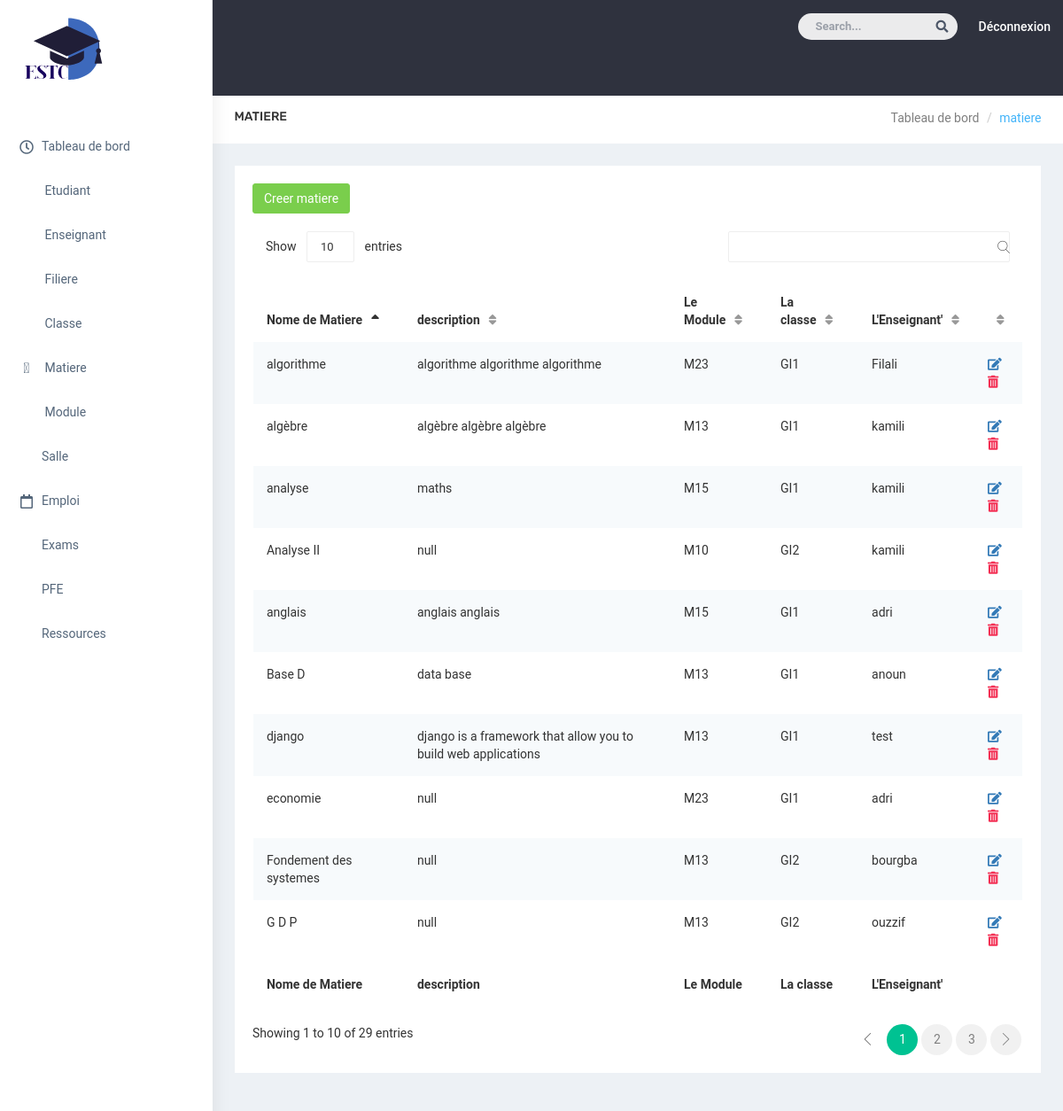
The page /useradmin/matiere/ on the database its author committed.
### gestioncours/models.py (models this page shows, shortened)
class Matiere(models.Model):
   nom_matiere = models.TextField(default="null")
   description =  models.TextField(default="null")
   module= models.ForeignKey(Module, on_delete=models.CASCADE)
   enseignant=models.ForeignKey(Enseignant, on_delete=models.CASCADE,blank="true")
   classe = models.ForeignKey(Classe, on_delete=models.CASCADE,blank='true', null=True)

class Module(models.Model):
    nom_module= models.TextField()
    porcentage = models.IntegerField()
    classe = models.ForeignKey(Classe , on_delete=models.CASCADE)
    def __str__(self):
        return self.nom_module

class Classe(models.Model):
  nom_class= models.TextField()
  delegue = models.TextField()
  filiere=models.ForeignKey(Filiere,on_delete=models.CASCADE)
  def __str__(self):
        return self.nom_class

class Enseignant(models.Model):
    user = models.OneToOneField(User, null=True ,on_delete = models.CASCADE)
    nom = models.CharField(max_length=60,default="null")
    prenom = models.CharField(max_length=60,default="null")
    cin = models.CharField(max_length=10,default="null")
    tel = models.IntegerField(default=0)
    email = models.CharField(max_length=25,default="null")
    grade = models.TextField(default="null")
    address_pro = models.TextField(default='null')
    filiere= models.ForeignKey(Filiere, on_delete=models.CASCADE,blank="true")
    def __str__(self):
        return self.nom

### gestioncours/views.py (the view)
# urls.py: path('useradmin/matiere/', views.matiere, name="matiere"),
def matiere(request):
    matiere = Matiere.objects.all()
    return render(request,'matiere.html',{'matiere' : matiere})

### templates/matiere.html (shortened to what this page needs)
{% extends 'admin-template.html'%}
{% block content%}
            <div id="page-wrapper">
                <div class="container-fluid">
                    <div class="row bg-title">
                        <div class="col-lg-3 col-md-4 col-sm-4 col-xs-12">
                            <h4 class="page-title">matiere</h4>
                        </div>
                        <div class="col-lg-9 col-sm-8 col-md-8 col-xs-12">
                            <ol class="breadcrumb">
                                <li><a href="#">Tableau de bord</a></li>
                                <li class="active">matiere</li>
                            </ol>
                        </div>
                    </div>
       <div class="row">
         <div class="col-lg-12 col-md-12 col-sm-12 col-xs-12">
                        <div class="data-table-list">
                          <div class="basic-tb-hd">
                          <a href="{% url 'create_matiere' %}" class="btn btn-success"> Creer matiere</a>
                          </div>
                            <div class="table-responsive">
                                <table id="data-table-basic" class="table table-striped">
                                    <thead>
                                        <tr>
                                            <th>Nome de Matiere</th>
                                            <th>description</th>
                                            <th>Le Module</th>
                                              <th>La classe</th>
                                            <th>L'Enseignant'</th>
                                            <th></th>
                                        </tr>
                                    </thead>
                                    <tbody>
                                      {%for item in matiere %}
                                        <tr>
                                              <td> {{item.nom_matiere}}</td>
                                              <td> {{item.description}}</td>
                                              <td> {{item.module}}</td>
                                              <td> {{item.classe}}</td>
                                              <td> {{item.enseignant}}</td>
                                              <td>
                                                <a href="{% url 'update_matiere' item.id %}"> <i class="fas fa-edit"></i> </a>
                                                <a class="text-danger" href="{% url 'delete_matiere' item.id %}"> <i class="fas fa-trash-alt"></i> </a>
                                              </td>
                                        </tr>
                                      {% endfor %}
                                    </tbody>
                                               <tfoot>
                                                 <tr>
                                                   <th>Nome de Matiere</th>
                                                   <th>description</th>
                                                   <th>Le Module</th>
                                                    <th>La classe</th>
                                                   <th>L'Enseignant'</th>
                                                   <th></th>
                                                 </tr>
                                    </tfoot>
                                </table>
                            </div>
                        </div>
                    </div>
       </div>
                    </div>
                </div>
  {% endblock %}

### static/css/colors/default.css (style rules this page uses)
body { background: #fff; }
.bg-title .breadcrumb .active { color: #41b3f9; }

### rows shown on the page
Matiere: nom_matiere "Analyse II", description "null", module "M10", classe "GI2", enseignant "kamili"
Matiere: nom_matiere "Fondement des systemes", description "null", module "M13", classe "GI2", enseignant "bourgba"
Matiere: nom_matiere "Base D", description "data base", module "M13", classe "GI1", enseignant "anoun"
Matiere: nom_matiere "analyse", description "maths", module "M15", classe "GI1", enseignant "kamili"
Matiere: nom_matiere "django", description "django is a framework that allow you to build web applications", module "M13", classe "GI1", enseignant "test"
Matiere: nom_matiere "algèbre", description "algèbre algèbre algèbre", module "M13", classe "GI1", enseignant "kamili"
Matiere: nom_matiere "algorithme", description "algorithme algorithme algorithme", module "M23", classe "GI1", enseignant "Filali"
Matiere: nom_matiere "anglais", description "anglais anglais", module "M15", classe "GI1", enseignant "adri"
Matiere: nom_matiere "economie", description "null", module "M23", classe "GI1", enseignant "adri"
Matiere: nom_matiere "G D P", description "null", module "M13", classe "GI2", enseignant "ouzzif"
